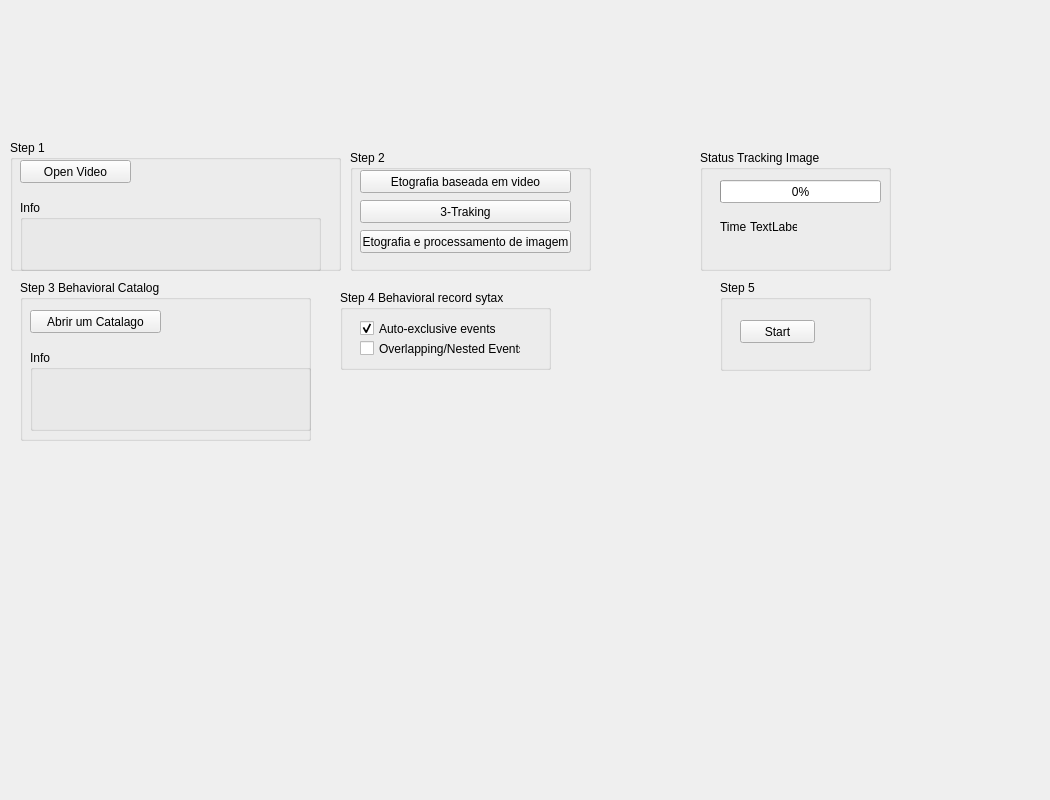
     <widget class="QWidget" name="page">
      <widget class="QLabel" name="label_2">
       <property name="geometry">
        <rect>
         <x>10</x>
         <y>10</y>
         <width>1031</width>
         <height>100</height>
        </rect>
       </property>
       <property name="text">
        <string/>
       </property>
       <property name="pixmap">
        <pixmap resource="resourcefile.qrc">:/icons/cabecalho6.jpg</pixmap>
       </property>
       <property name="scaledContents">
        <bool>true</bool>
       </property>
      </widget>
      <widget class="QWidget" name="widget" native="true">
       <property name="geometry">
        <rect>
         <x>-30</x>
         <y>130</y>
         <width>1031</width>
         <height>661</height>
        </rect>
       </property>
       <property name="minimumSize">
        <size>
         <width>1031</width>
         <height>621</height>
        </size>
       </property>
       <widget class="QGroupBox" name="gbStep3">
        <property name="geometry">
         <rect>
          <x>50</x>
          <y>150</y>
          <width>291</width>
          <height>161</height>
         </rect>
        </property>
        <property name="title">
         <string>Step 3 Behavioral Catalog</string>
        </property>
        <widget class="QPushButton" name="pbLerCatalago">
         <property name="geometry">
          <rect>
           <x>10</x>
           <y>30</y>
           <width>131</width>
           <height>23</height>
          </rect>
         </property>
         <property name="text">
          <string>Abrir um Catalago</string>
         </property>
        </widget>
        <widget class="QGroupBox" name="groupBox_15">
         <property name="geometry">
          <rect>
           <x>10</x>
           <y>70</y>
           <width>281</width>
           <height>81</height>
          </rect>
         </property>
         <property name="title">
          <string>Info</string>
         </property>
         <widget class="QLabel" name="lblCatalogo">
          <property name="geometry">
           <rect>
            <x>10</x>
            <y>30</y>
            <width>251</width>
            <height>16</height>
           </rect>
          </property>
          <property name="text">
           <string/>
          </property>
         </widget>
        </widget>
       </widget>
       <widget class="QGroupBox" name="gbStep2">
        <property name="geometry">
         <rect>
          <x>380</x>
          <y>20</y>
          <width>241</width>
          <height>121</height>
         </rect>
        </property>
        <property name="title">
         <string>Step 2</string>
        </property>
        <widget class="QPushButton" name="pbEtoVideo">
         <property name="geometry">
          <rect>
           <x>10</x>
           <y>20</y>
           <width>211</width>
           <height>23</height>
          </rect>
         </property>
         <property name="text">
          <string>Etografia baseada em video</string>
         </property>
        </widget>
        <widget class="QPushButton" name="pbTraking">
         <property name="enabled">
          <bool>true</bool>
         </property>
         <property name="geometry">
          <rect>
           <x>10</x>
           <y>50</y>
           <width>211</width>
           <height>23</height>
          </rect>
         </property>
         <property name="text">
          <string>3-Traking</string>
         </property>
        </widget>
        <widget class="QPushButton" name="pbEtoProce">
         <property name="geometry">
          <rect>
           <x>10</x>
           <y>80</y>
           <width>211</width>
           <height>23</height>
          </rect>
         </property>
         <property name="text">
          <string>Etografia e processamento de imagem</string>
         </property>
        </widget>
       </widget>
       <widget class="QStackedWidget" name="stackedWidget_2">
        <property name="geometry">
         <rect>
          <x>50</x>
          <y>292</y>
          <width>951</width>
          <height>261</height>
         </rect>
        </property>
        <property name="currentIndex">
         <number>1</number>
        </property>
        <widget class="QWidget" name="page_3">
         <layout class="QVBoxLayout" name="verticalLayout_14">
          <item>
           <widget class="QGroupBox" name="groupBox_9">
            <property name="title">
             <string>Tutor</string>
            </property>
            <layout class="QHBoxLayout" name="horizontalLayout_10">
             <item>
              <widget class="QTextEdit" name="textEdit_2"/>
             </item>
            </layout>
           </widget>
          </item>
         </layout>
        </widget>
        <widget class="QWidget" name="page_4"/>
       </widget>
       <widget class="QGroupBox" name="gbStep5">
        <property name="geometry">
         <rect>
          <x>750</x>
          <y>150</y>
          <width>151</width>
          <height>91</height>
         </rect>
        </property>
        <property name="title">
         <string>Step 5</string>
        </property>
        <widget class="QPushButton" name="pbStart">
         <property name="geometry">
          <rect>
           <x>20</x>
           <y>40</y>
           <width>75</width>
           <height>23</height>
          </rect>
         </property>
         <property name="text">
          <string>Start</string>
         </property>
        </widget>
       </widget>
       <widget class="QGroupBox" name="gbStep4">
        <property name="geometry">
         <rect>
          <x>370</x>
          <y>160</y>
          <width>211</width>
          <height>80</height>
         </rect>
        </property>
        <property name="title">
         <string>Step 4 Behavioral record sytax</string>
        </property>
        <widget class="QCheckBox" name="cbAuto">
         <property name="geometry">
          <rect>
           <x>20</x>
           <y>30</y>
           <width>181</width>
           <height>17</height>
          </rect>
         </property>
         <property name="text">
          <string>Auto-exclusive events</string>
         </property>
         <property name="checked">
          <bool>true</bool>
         </property>
        </widget>
        <widget class="QCheckBox" name="cbNested">
         <property name="geometry">
          <rect>
           <x>20</x>
           <y>50</y>
           <width>161</width>
           <height>17</height>
          </rect>
         </property>
         <property name="text">
          <string>Overlapping/Nested Events</string>
         </property>
         <property name="checked">
          <bool>false</bool>
         </property>
        </widget>
       </widget>
       <widget class="QGroupBox" name="groupBox_6">
        <property name="geometry">
         <rect>
          <x>40</x>
          <y>10</y>
          <width>331</width>
          <height>131</height>
         </rect>
        </property>
        <property name="title">
         <string>Step 1</string>
        </property>
        <widget class="QPushButton" name="pbUnicoVideo">
         <property name="geometry">
          <rect>
           <x>10</x>
           <y>20</y>
           <width>111</width>
           <height>23</height>
          </rect>
         </property>
         <property name="text">
          <string>Open Video</string>
         </property>
        </widget>
        <widget class="QGroupBox" name="groupBox_13">
         <property name="geometry">
          <rect>
           <x>10</x>
           <y>60</y>
           <width>301</width>
           <height>71</height>
          </rect>
         </property>
         <property name="title">
          <string>Info</string>
         </property>
         <widget class="QLabel" name="lblVideoName">
          <property name="geometry">
           <rect>
            <x>20</x>
            <y>30</y>
            <width>251</width>
            <height>16</height>
           </rect>
          </property>
          <property name="text">
           <string/>
          </property>
         </widget>
        </widget>
       </widget>
       <widget class="QGroupBox" name="gbStep6">
        <property name="geometry">
         <rect>
          <x>730</x>
          <y>20</y>
          <width>191</width>
          <height>121</height>
         </rect>
        </property>
        <property name="title">
         <string>Status Tracking Image</string>
        </property>
        <widget class="QProgressBar" name="progressBar">
         <property name="geometry">
          <rect>
           <x>20</x>
           <y>30</y>
           <width>161</width>
           <height>23</height>
          </rect>
         </property>
         <property name="value">
          <number>0</number>
         </property>
        </widget>
        <widget class="QLabel" name="lblTime">
         <property name="geometry">
          <rect>
           <x>50</x>
           <y>70</y>
           <width>47</width>
           <height>13</height>
          </rect>
         </property>
         <property name="text">
          <string>TextLabel</string>
         </property>
        </widget>
        <widget class="QLabel" name="label_18">
         <property name="geometry">
          <rect>
           <x>20</x>
           <y>70</y>
           <width>47</width>
           <height>13</height>
          </rect>
         </property>
         <property name="text">
          <string>Time</string>
         </property>
        </widget>
       </widget>
      </widget>
     </widget>
